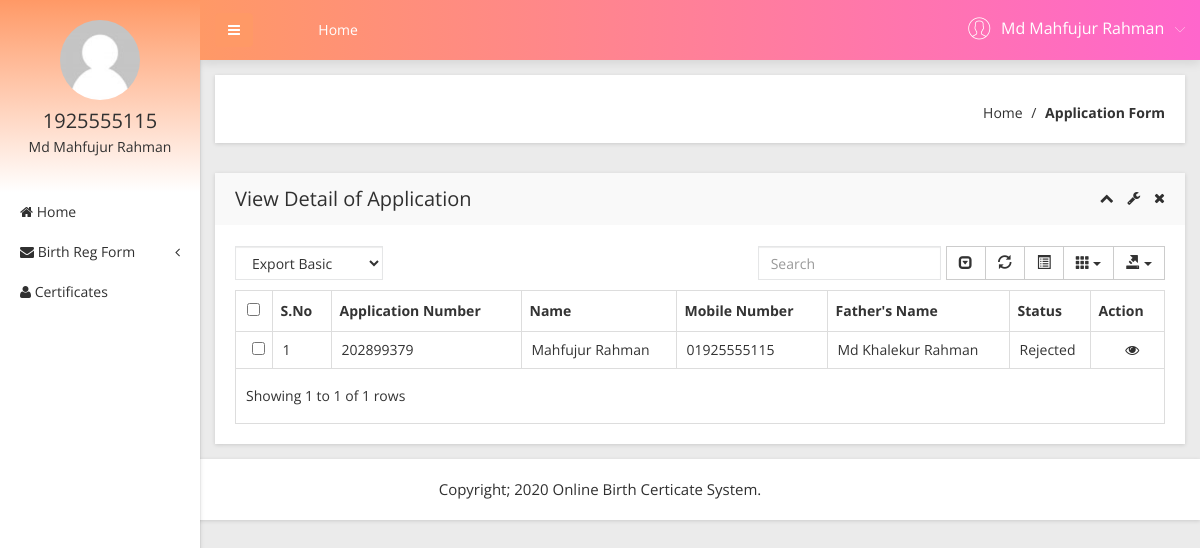
/user/view-birthregform.php (signed in), run on the app's committed database.
### tables this page shows
CREATE TABLE `tbl_user` (
  `id` int(11) NOT NULL,
  `fname` varchar(255) NOT NULL,
  `lname` varchar(255) NOT NULL,
  `mobile` int(11) NOT NULL,
  `address` varchar(255) NOT NULL,
  `password` varchar(255) NOT NULL,
  `date` timestamp NOT NULL DEFAULT CURRENT_TIMESTAMP ON UPDATE CURRENT_TIMESTAMP
);

CREATE TABLE `tbl_application` (
  `id` int(11) NOT NULL,
  `userid` int(11) NOT NULL,
  `applicationid` varchar(255) NOT NULL,
  `birth` varchar(255) NOT NULL,
  `gender` varchar(255) NOT NULL,
  `fullname` varchar(255) NOT NULL,
  `place` varchar(255) NOT NULL,
  `fathername` varchar(255) NOT NULL,
  `paddress` varchar(255) NOT NULL,
  `postadd` varchar(255) NOT NULL,
  `mobile` varchar(23) NOT NULL,
  `email` varchar(30) NOT NULL,
  `applydate` timestamp NOT NULL DEFAULT CURRENT_TIMESTAMP ON UPDATE CURRENT_TIMESTAMP,
  `remark` varchar(255) NOT NULL,
  `status` varchar(20) NOT NULL,
  `date` timestamp NOT NULL DEFAULT '0000-00-00 00:00:00'
);

### user/view-birthregform.php (the view, shortened to what this page needs)
<?php
include('includes/dbconnection.php');
if (strlen($_SESSION['obcsuid']==0)) {
  header('location:logout.php');
} else{
  ?>
  <!doctype html>
  <html class="no-js" lang="en">
  <head>
      <link rel="stylesheet" href="css/bootstrap.min.css">
      <link rel="stylesheet" href="css/font-awesome.min.css">
      <link rel="stylesheet" href="css/adminpro-custon-icon.css">
      <link rel="stylesheet" href="css/meanmenu.min.css">
      <link rel="stylesheet" href="css/jquery.mCustomScrollbar.min.css">
      <link rel="stylesheet" href="css/animate.css">
      <link rel="stylesheet" href="css/data-table/bootstrap-table.css">
      <link rel="stylesheet" href="css/data-table/bootstrap-editable.css">
      <link rel="stylesheet" href="css/normalize.css">
      <link rel="stylesheet" href="css/c3.min.css">
      <link rel="stylesheet" href="style.css">
      <link rel="stylesheet" href="css/responsive.css">
  </head>
  <body class="materialdesign">
    <div class="wrapper-pro">
      <?php include_once('includes/sidebar.php');?>
      <?php include_once('includes/header.php');?>
      <div class="breadcome-area mg-b-30 small-dn">
        <div class="container-fluid">
            <div class="row">
                <div class="col-lg-12">
                    <div class="breadcome-list shadow-reset">
                        <div class="row">
                            <div class="col-lg-12">
                                <ul class="breadcome-menu">
                                    <li><a href="dashboard.php">Home</a> <span class="bread-slash">/</span>
                                    </li>
                                    <li><span class="bread-blod">Application Form</span>
                                    </li>
                                </ul>
                            </div>
                        </div>
                    </div>
                </div>
            </div>
        </div>
    </div>
    <div class="data-table-area mg-b-15">
        <div class="container-fluid">
            <div class="row">
                <div class="col-lg-12">
                    <div class="sparkline13-list shadow-reset">
                        <div class="sparkline13-hd">
                            <div class="main-sparkline13-hd">
                                <h1>View <span class="table-project-n">Detail of</span> Application</h1>
                                <div class="sparkline13-outline-icon">
                                    <span class="sparkline13-collapse-link"><i class="fa fa-chevron-up"></i></span>
                                    <span><i class="fa fa-wrench"></i></span>
                                    <span class="sparkline13-collapse-close"><i class="fa fa-times"></i></span>
                                </div>
                            </div>
                        </div>
                        <div class="sparkline13-graph">
                            <div class="datatable-dashv1-list custom-datatable-overright">
                                <div id="toolbar">
                                    <select class="form-control">
                                        <option value="">Export Basic</option>
                                    </select>
                                </div>
                                <table id="table" data-toggle="table" data-pagination="true" data-search="true" data-show-columns="true" data-show-pagination-switch="true" data-show-refresh="true" data-key-events="true" data-show-toggle="true" data-resizable="true" data-cookie="true" data-cookie-id-table="saveId" data-show-export="true" data-click-to-select="true" data-toolbar="#toolbar">
                                    <thead>
                                        <tr>
                                            <th>S.No</th>
                                            <th>Application Number</th>
                                            <th>Name</th>
                                            <th >Mobile Number</th>
                                            <th>Father's Name</th>
                                            <th>Status</th>
                                            <th data-field="action">Action</th>
                                        </tr>
                                    </thead>
                                    <tbody>
                                        <?php
                                        $sql="SELECT * FROM tbl_application";
                                        $query=mysqli_query($con,$sql);
                                        $num=mysqli_num_rows($query);
                                        if ($num>0) {
                                            $cont=1;
                                            while ($result=mysqli_fetch_array($query)) {
                                               ?>
                                               <tr>
                                                <td><?php echo $cont;?></td>
                                                <td><?php  echo $result['applicationid'];?></td>
                                                <td><?php  echo $result['fullname'];?></td>
                                                <td><?php  echo $result['mobile'];?></td>
                                                <td><?php  echo $result['fathername'];?></td>
                                                <?php if($result['status']==""){ ?>
                                                 <td><?php echo "Still Pending"; ?></td>
                                             <?php } else { ?>
                                                <td><?php  echo $result['status'];?>
                                          </td>
                                      <?php } ?>
                                      <td class="datatable-ct"><a href="view-application-detail.php?viewid=<?php echo $result['id'];?>"><i class="fa fa-eye" aria-hidden="true"></i></a>
                                      </td>
                                  </tr>
                                  <?php
                                  $cont++;
                              }
                          }
                          ?>
                      </tbody>
                  </table>
              </div>
          </div>
      </div>
  </div>
</div>
</div>
</div>
</div>
</div>
<?php include_once('includes/footer.php');?>
  </body>
  </html><?php }  ?>

### user/includes/sidebar.php (shortened to what this page needs)
  <?php
  include('includes/dbconnection.php');
  if (strlen($_SESSION['obcsuid']==0)) {
    header('location:logout.php');
} else{
    ?>
    <div class="left-sidebar-pro">
      <nav id="sidebar">
          <div class="sidebar-header">
              <a href="#"><img src="img/message/avatar.jpg" alt="" />
              </a>
              <?php
              $id=$_SESSION['obcsuid'];
              $sql="SELECT * FROM tbl_user WHERE id='$id'";
              $query=mysqli_query($con,$sql);
              $result=mysqli_fetch_array($query);
              ?>
              <h3><?php echo $result['mobile']; ?></h3>
              <p><?php echo $result['fname']; ?> <?php echo $result['lname']; ?></p>
          </div>
          <div class="left-custom-menu-adp-wrap">
              <ul class="nav navbar-nav left-sidebar-menu-pro">
                  <li class="nav-item">
                      <a href="dashboard.php" role="button" aria-expanded="false"><i class="fa big-icon fa-home"></i> <span class="mini-dn">Home</span> </a>
                  </li>
                  <li class="nav-item"><a href="#" data-toggle="dropdown" role="button" aria-expanded="false" class="nav-link dropdown-toggle"><i class="fa big-icon fa-envelope"></i> <span class="mini-dn">Birth Reg Form</span> <span class="indicator-right-menu mini-dn"><i class="fa indicator-mn fa-angle-left"></i></span></a>
                  </li>
                  <li class="nav-item">
                      <a href="certificates-list.php" role="button" aria-expanded="false"><i class="fa big-icon fa-user"></i> <span class="mini-dn">Certificates</span> </a>
                  </li>
              </ul>
          </div>
      </nav>
  </div><?php }  ?>

### user/includes/header.php (shortened to what this page needs)
 <?php
 include('includes/dbconnection.php');
 if (strlen($_SESSION['obcsuid']==0)) {
    header('location:logout.php');
} else{
    ?>
    <div class="content-inner-all">
      <div class="header-top-area">
          <div class="fixed-header-top">
              <div class="container-fluid">
                  <div class="row">
                      <div class="col-lg-1 col-md-6 col-sm-6 col-xs-12">
                          <button type="button" id="sidebarCollapse" class="btn bar-button-pro header-drl-controller-btn btn-info navbar-btn">
                              <i class="fa fa-bars"></i>
                          </button>
                      </div>
                      <div class="col-lg-6 col-md-1 col-sm-1 col-xs-12">
                          <div class="header-top-menu tabl-d-n">
                              <ul class="nav navbar-nav mai-top-nav">
                                  <li class="nav-item"><a href="dashboard.php" class="nav-link">Home</a>
                                  </li>
                              </ul>
                          </div>
                      </div>
                      <div class="col-lg-5 col-md-5 col-sm-6 col-xs-12">
                          <div class="header-right-info">
                              <ul class="nav navbar-nav mai-top-nav header-right-menu">
                                <?php
                                $id=$_SESSION['obcsuid'];
                                $sql="SELECT * FROM tbl_user WHERE id='$id'";
                                $query=mysqli_query($con,$sql);
                                $result=mysqli_fetch_array($query);
                                ?>
                                <li class="nav-item">
                                  <a href="#" data-toggle="dropdown" role="button" aria-expanded="false" class="nav-link dropdown-toggle">
                                      <span class="adminpro-icon adminpro-user-rounded header-riht-inf"></span>
                                      <span class="admin-name"><?php  echo $result['fname'];?>  <?php  echo $result['lname'];?> </span>
                                      <span class="author-project-icon adminpro-icon adminpro-down-arrow"></span>
                                  </a>
                              </li>
                          </ul>
                      </div>
                  </div>
              </div>
          </div>
      </div>
  </div><?php }  ?>

### data on the page
tbl_user: mobile "1925555115", fname "Md Mahfujur", lname "Rahman"
tbl_application: applicationid "202899379", fullname "Mahfujur Rahman", mobile "01925555115", fathername "Md Khalekur Rahman", status "Rejected"
